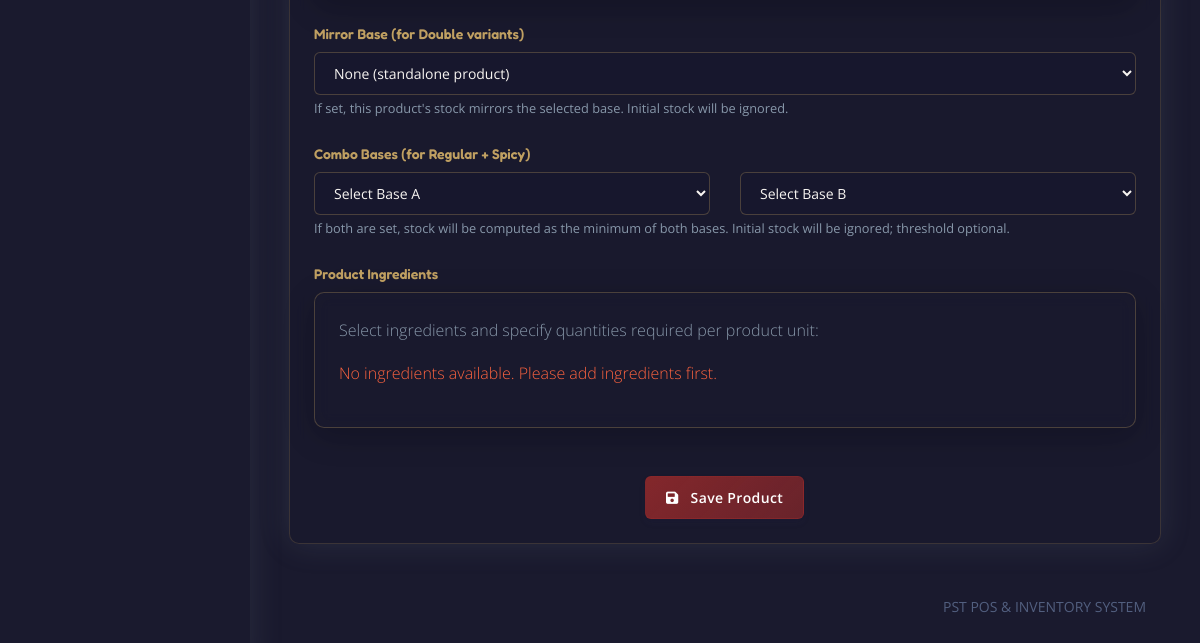
/PSTsystem/admin/add_product.php (signed in, lower part), run on an earlier commit of the app's database.
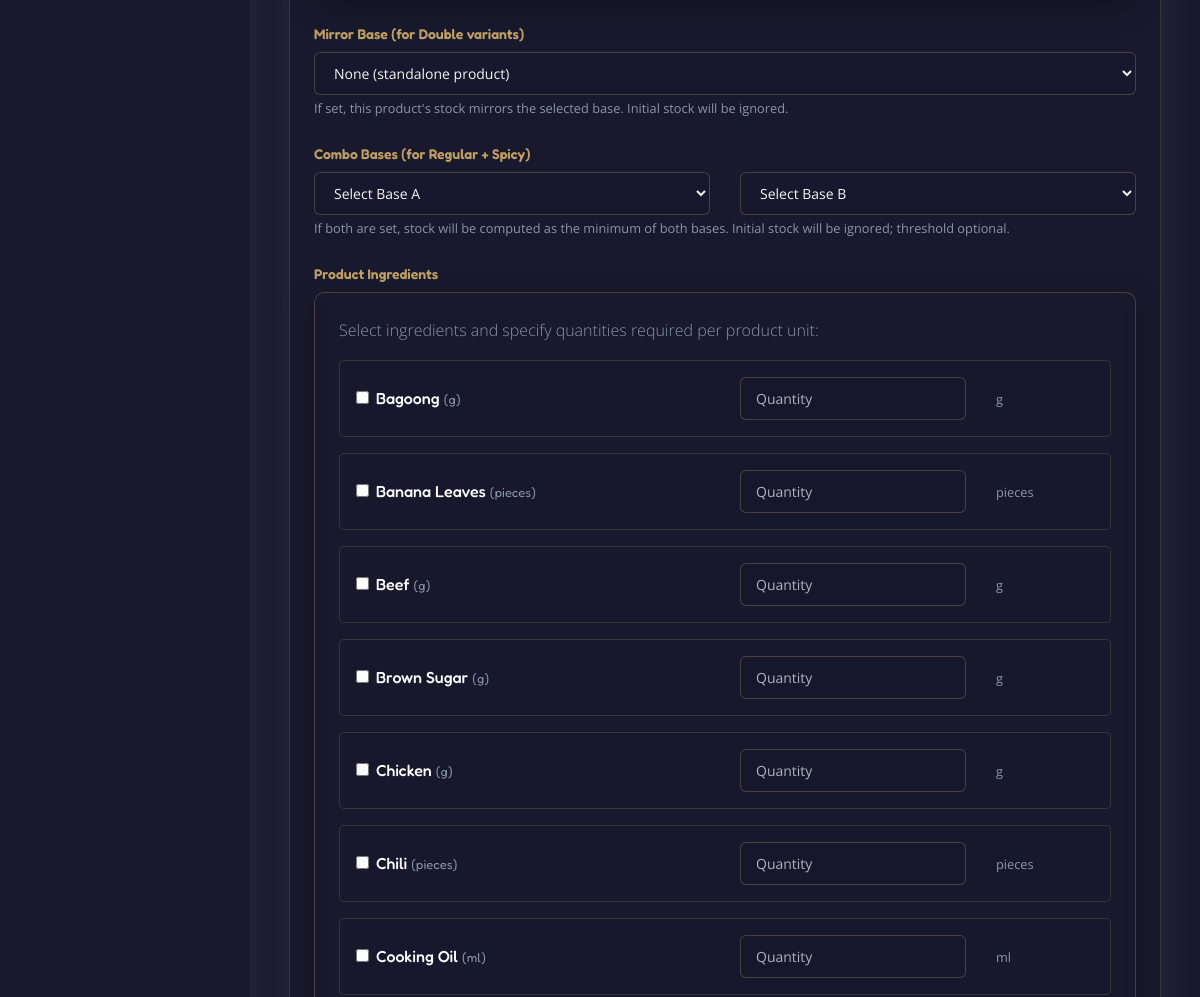
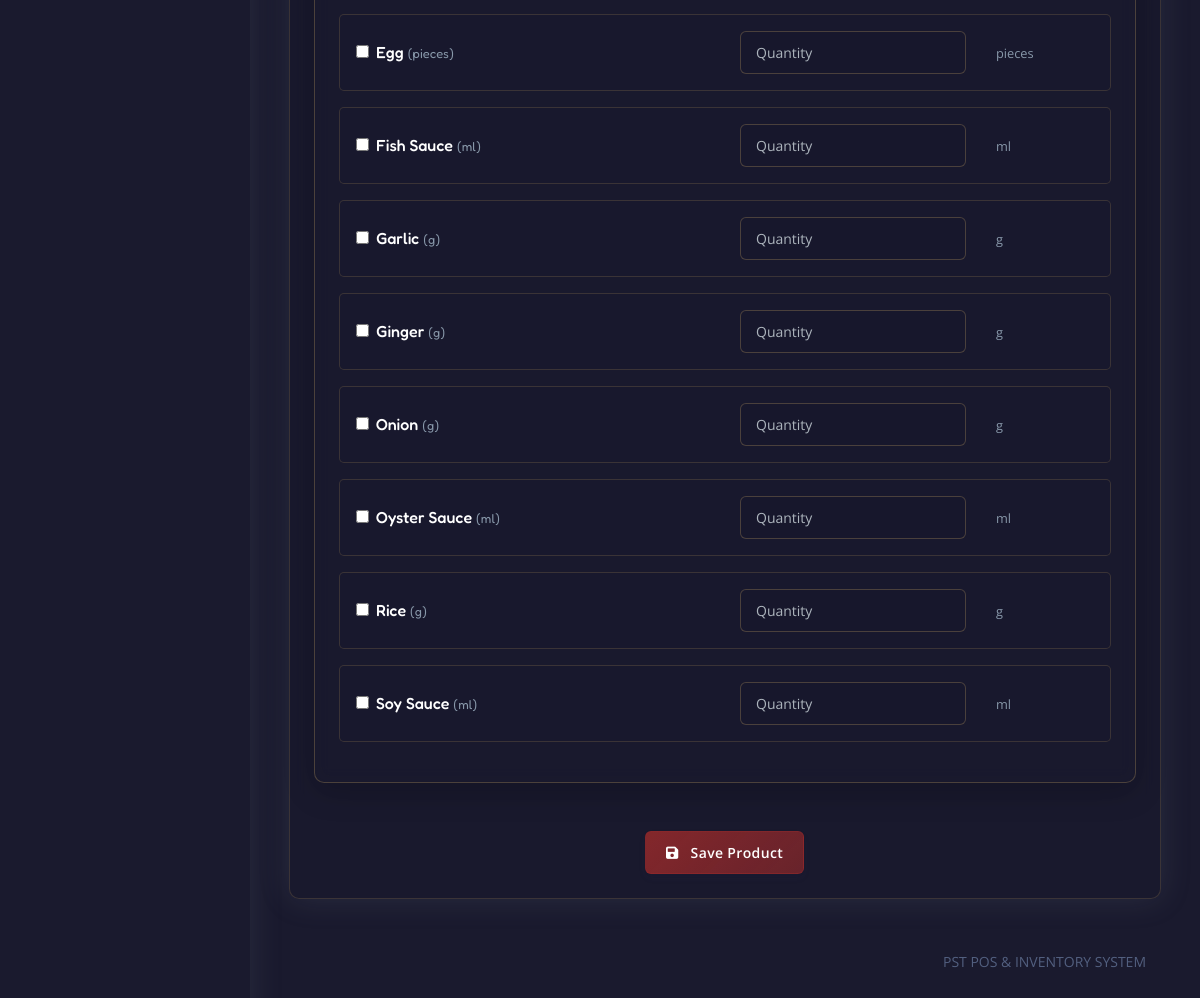
And on a later commit of the database (2 pictures, top to bottom).
### tables this page shows
CREATE TABLE `rpos_ingredients` (
  `ingredient_id` varchar(200) NOT NULL,
  `ingredient_code` varchar(200) NOT NULL,
  `ingredient_name` varchar(200) NOT NULL,
  `ingredient_img` varchar(200) NOT NULL DEFAULT 'default.png',
  `ingredient_desc` longtext DEFAULT NULL,
  `ingredient_quantity` int(11) NOT NULL DEFAULT 0 COMMENT 'Current stock quantity',
  `ingredient_threshold` int(11) NOT NULL DEFAULT 10 COMMENT 'Low stock alert level',
  `ingredient_unit` varchar(50) DEFAULT 'pieces' COMMENT 'Unit of measurement (kg, pieces, liters, etc.)',
  `last_restocked` datetime DEFAULT NULL COMMENT 'Date of last restock',
  `supplier_id` int(11) DEFAULT NULL COMMENT 'Reference to supplier',
  `created_at` timestamp(6) NOT NULL DEFAULT current_timestamp(6) ON UPDATE current_timestamp(6)
);

### PSTsystem/admin/add_product.php (the view, shortened to what the changed rows need)
<?php
include('config/config.php');
require_once('partials/_head.php');
$ingredients = array();
$ret = "SELECT * FROM rpos_ingredients ORDER BY ingredient_name ASC";
$stmt = $mysqli->prepare($ret);
$stmt->execute();
$res = $stmt->get_result();
while ($ingredient = $res->fetch_object()) {
    $ingredients[] = $ingredient;
}
?>
<!DOCTYPE html>
<html lang="en">
<head>
    <link rel="stylesheet" href="https://cdnjs.cloudflare.com/ajax/libs/font-awesome/6.0.0/css/all.min.css">
</head>
<body>
  <div class="main-content">
    <div class="container-fluid mt--7">
      <div class="row">
        <div class="col">
          <div class="card shadow">
            <div class="card-body">
              <form method="post" enctype="multipart/form-data">
                <div class="row">
                  <div class="col-md-12">
                    <div class="form-group">
                      <div class="card" style="background: rgba(26, 26, 46, 0.5); border: 1px solid rgba(192, 160, 98, 0.3);">
                        <div class="card-body">
                          <div id="ingredients-container">
                            <?php if(empty($ingredients)): ?>
                              <p class="text-warning">No ingredients available. Please add ingredients first.</p>
                            <?php else: ?>
                              <?php foreach($ingredients as $index => $ingredient): ?>
                                <div class="ingredient-row mb-3 p-3" style="background: rgba(26, 26, 46, 0.3); border-radius: 5px; border: 1px solid rgba(192, 160, 98, 0.2);">
                                  <div class="row align-items-center">
                  <div class="col-md-6">
                                      <div class="form-check">
                                        <input class="form-check-input ingredient-checkbox" type="checkbox" name="ingredients[<?php echo $index; ?>][ingredient_id]" value="<?php echo $ingredient->ingredient_id; ?>" id="ingredient_<?php echo $index; ?>">
                                        <label class="form-check-label text-white" for="ingredient_<?php echo $index; ?>">
                                          <?php echo htmlspecialchars($ingredient->ingredient_name); ?>
                                          <small class="text-muted">(<?php echo htmlspecialchars($ingredient->ingredient_unit); ?>)</small>
                                        </label>
                                      </div>
                                    </div>
                                    <div class="col-md-4">
                                      <input type="number" step="0.01" min="0" class="form-control ingredient-quantity bg-transparent text-light border-light" name="ingredients[<?php echo $index; ?>][quantity_required]" placeholder="Quantity" disabled>
                                    </div>
                                    <div class="col-md-2">
                                      <small class="text-muted"><?php echo htmlspecialchars($ingredient->ingredient_unit); ?></small>
                                    </div>
                                  </div>
                                </div>
                              <?php endforeach; ?>
                            <?php endif; ?>
                          </div>
                        </div>
                      </div>
                    </div>
                  </div>
                </div>
              </form>
            </div>
          </div>
        </div>
      </div>
    </div>
  </div>
</body>
</html>

What changed in the data, as far as the page shows it:
added rpos_ingredients: ingredient_name "Bagoong", ingredient_unit "g"
added rpos_ingredients: ingredient_name "Banana Leaves", ingredient_unit "pieces"
added rpos_ingredients: ingredient_name "Beef", ingredient_unit "g"
added rpos_ingredients: ingredient_name "Brown Sugar", ingredient_unit "g"
added rpos_ingredients: ingredient_name "Chicken", ingredient_unit "g"
added rpos_ingredients: ingredient_name "Chili", ingredient_unit "pieces"
added rpos_ingredients: ingredient_name "Cooking Oil", ingredient_unit "ml"
added rpos_ingredients: ingredient_name "Egg", ingredient_unit "pieces"
added rpos_ingredients: ingredient_name "Fish Sauce", ingredient_unit "ml"
added rpos_ingredients: ingredient_name "Garlic", ingredient_unit "g"
added rpos_ingredients: ingredient_name "Ginger", ingredient_unit "g"
added rpos_ingredients: ingredient_name "Onion", ingredient_unit "g"
added rpos_ingredients: ingredient_name "Oyster Sauce", ingredient_unit "ml"
added rpos_ingredients: ingredient_name "Rice", ingredient_unit "g"
added rpos_ingredients: ingredient_name "Soy Sauce", ingredient_unit "ml"
Also different on the page:
text no longer shown: "No ingredients available. Please add ingredients first."
